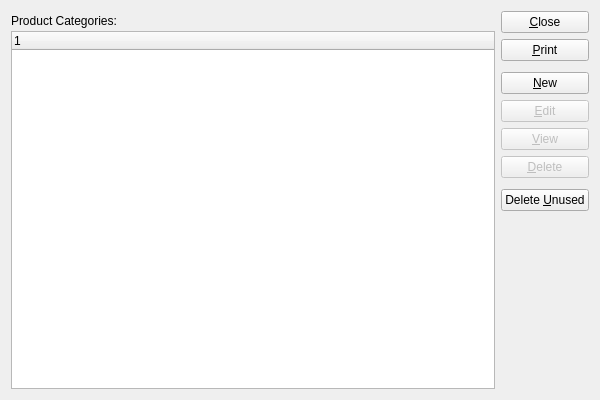
<?xml version="1.0" encoding="UTF-8"?>
<ui version="4.0">
 <comment>This file is part of the xTuple ERP: PostBooks Edition, a free and
open source Enterprise Resource Planning software suite,
Copyright (c) 1999-2019 by OpenMFG LLC, d/b/a xTuple.
It is licensed to you under the Common Public Attribution License
version 1.0, the full text of which (including xTuple-specific Exhibits)
is available at www.xtuple.com/CPAL.  By using this software, you agree
to be bound by its terms.</comment>
 <class>productCategories</class>
 <widget class="QWidget" name="productCategories">
  <property name="geometry">
   <rect>
    <x>0</x>
    <y>0</y>
    <width>600</width>
    <height>400</height>
   </rect>
  </property>
  <property name="windowTitle">
   <string>List Product Categories</string>
  </property>
  <layout class="QGridLayout" name="gridLayout">
   <item row="0" column="0">
    <layout class="QVBoxLayout">
     <property name="spacing">
      <number>0</number>
     </property>
     <item>
      <widget class="QLabel" name="_productCategoriesLit">
       <property name="sizePolicy">
        <sizepolicy hsizetype="Expanding" vsizetype="Fixed">
         <horstretch>0</horstretch>
         <verstretch>0</verstretch>
        </sizepolicy>
       </property>
       <property name="minimumSize">
        <size>
         <width>0</width>
         <height>20</height>
        </size>
       </property>
       <property name="text">
        <string>Product Categories:</string>
       </property>
      </widget>
     </item>
     <item>
      <widget class="XTreeWidget" name="_prodcat">
       <property name="sizePolicy">
        <sizepolicy hsizetype="Expanding" vsizetype="Expanding">
         <horstretch>0</horstretch>
         <verstretch>0</verstretch>
        </sizepolicy>
       </property>
      </widget>
     </item>
    </layout>
   </item>
   <item row="0" column="1">
    <layout class="QVBoxLayout" name="verticalLayout">
     <item>
      <widget class="QPushButton" name="_close">
       <property name="text">
        <string>&amp;Close</string>
       </property>
      </widget>
     </item>
     <item>
      <widget class="QPushButton" name="_print">
       <property name="text">
        <string>&amp;Print</string>
       </property>
      </widget>
     </item>
     <item>
      <spacer name="verticalSpacer">
       <property name="orientation">
        <enum>Qt::Vertical</enum>
       </property>
       <property name="sizeType">
        <enum>QSizePolicy::Preferred</enum>
       </property>
       <property name="sizeHint" stdset="0">
        <size>
         <width>20</width>
         <height>5</height>
        </size>
       </property>
      </spacer>
     </item>
     <item>
      <widget class="QPushButton" name="_new">
       <property name="text">
        <string>&amp;New</string>
       </property>
      </widget>
     </item>
     <item>
      <widget class="QPushButton" name="_edit">
       <property name="enabled">
        <bool>false</bool>
       </property>
       <property name="text">
        <string>&amp;Edit</string>
       </property>
      </widget>
     </item>
     <item>
      <widget class="QPushButton" name="_view">
       <property name="enabled">
        <bool>false</bool>
       </property>
       <property name="text">
        <string>&amp;View</string>
       </property>
      </widget>
     </item>
     <item>
      <widget class="QPushButton" name="_delete">
       <property name="enabled">
        <bool>false</bool>
       </property>
       <property name="text">
        <string>&amp;Delete</string>
       </property>
      </widget>
     </item>
     <item>
      <spacer name="verticalSpacer_2">
       <property name="orientation">
        <enum>Qt::Vertical</enum>
       </property>
       <property name="sizeType">
        <enum>QSizePolicy::Preferred</enum>
       </property>
       <property name="sizeHint" stdset="0">
        <size>
         <width>20</width>
         <height>5</height>
        </size>
       </property>
      </spacer>
     </item>
     <item>
      <widget class="QPushButton" name="_deleteUnused">
       <property name="text">
        <string>Delete &amp;Unused</string>
       </property>
      </widget>
     </item>
     <item>
      <spacer name="Spacer18">
       <property name="orientation">
        <enum>Qt::Vertical</enum>
       </property>
       <property name="sizeType">
        <enum>QSizePolicy::Expanding</enum>
       </property>
       <property name="sizeHint" stdset="0">
        <size>
         <width>20</width>
         <height>0</height>
        </size>
       </property>
      </spacer>
     </item>
    </layout>
   </item>
  </layout>
 </widget>
 <layoutdefault spacing="6" margin="11"/>
 <customwidgets>
  <customwidget>
   <class>XTreeWidget</class>
   <extends>QTreeWidget</extends>
   <header>xtreewidget.h</header>
   <container>1</container>
  </customwidget>
 </customwidgets>
 <tabstops>
  <tabstop>_prodcat</tabstop>
  <tabstop>_new</tabstop>
  <tabstop>_edit</tabstop>
  <tabstop>_view</tabstop>
  <tabstop>_delete</tabstop>
  <tabstop>_deleteUnused</tabstop>
  <tabstop>_print</tabstop>
  <tabstop>_close</tabstop>
 </tabstops>
 <resources/>
 <connections>
  <connection>
   <sender>_close</sender>
   <signal>clicked()</signal>
   <receiver>productCategories</receiver>
   <slot>close()</slot>
   <hints>
    <hint type="sourcelabel">
     <x>20</x>
     <y>20</y>
    </hint>
    <hint type="destinationlabel">
     <x>20</x>
     <y>20</y>
    </hint>
   </hints>
  </connection>
  <connection>
   <sender>_prodcat</sender>
   <signal>valid(bool)</signal>
   <receiver>_view</receiver>
   <slot>setEnabled(bool)</slot>
   <hints>
    <hint type="sourcelabel">
     <x>20</x>
     <y>20</y>
    </hint>
    <hint type="destinationlabel">
     <x>20</x>
     <y>20</y>
    </hint>
   </hints>
  </connection>
 </connections>
</ui>
